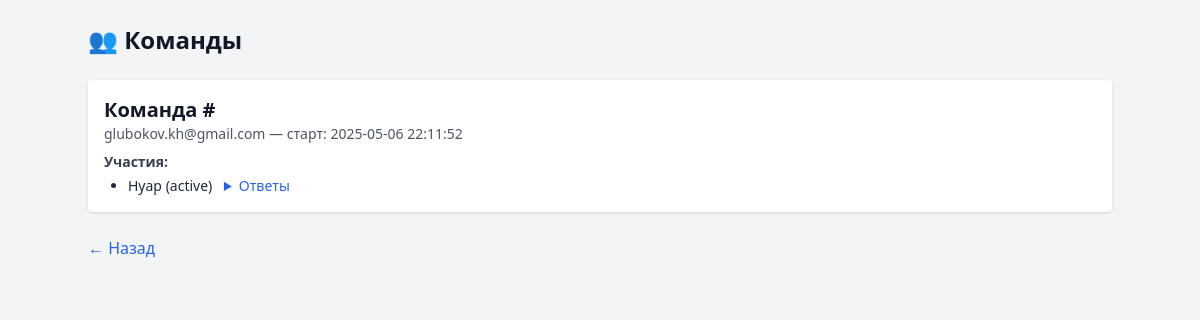
The page /admin/teams.php on the database its author committed.
### tables this page shows
CREATE TABLE teams (
            id INTEGER PRIMARY KEY AUTOINCREMENT,
            team_number TEXT,
            email TEXT,
            start_time TEXT
        , password TEXT, phone TEXT);

CREATE TABLE team_games (
            id INTEGER PRIMARY KEY AUTOINCREMENT,
            team_id INTEGER,
            game_id INTEGER,
            status TEXT,
            is_paid INTEGER,
            answers TEXT
        , team_number INTEGER);

### admin/teams.php (the view, shortened to what this page needs)
<?php
require_once __DIR__ . '/../db/db.php';
$teams = $db->query("SELECT * FROM teams ORDER BY id DESC")->fetchAll(PDO::FETCH_ASSOC);
$teamGames = $db->query("SELECT * FROM team_games")->fetchAll(PDO::FETCH_ASSOC);
$games = $db->query("SELECT id, name FROM games")->fetchAll(PDO::FETCH_KEY_PAIR);
$teamGameMap = [];
foreach ($teamGames as $tg) {
    $teamGameMap[$tg['team_id']][] = $tg;
}
?>
<!DOCTYPE html>
<html lang="ru">
<head>
    <script src="https://cdn.tailwindcss.com"></script>
</head>
<body class="bg-gray-100 p-6 font-sans text-gray-900">
<div class="max-w-5xl mx-auto">
    <h1 class="text-2xl font-bold mb-6">👥 Команды</h1>
    <?php foreach ($teams as $team): ?>
        <div class="bg-white rounded shadow p-4 mb-6">
            <div class="flex justify-between items-center mb-2">
                <div>
                    <h2 class="text-xl font-semibold">Команда #<?= htmlspecialchars($team['team_number']) ?></h2>
                    <p class="text-gray-600 text-sm"><?= htmlspecialchars($team['email']) ?> — старт: <?= $team['start_time'] ?></p>
                </div>
            </div>
            <?php if (!empty($teamGameMap[$team['id']])): ?>
                <div class="mt-2">
                    <h3 class="font-semibold text-sm text-gray-700 mb-1">Участия:</h3>
                    <ul class="list-disc pl-6 text-sm text-gray-800">
                        <?php foreach ($teamGameMap[$team['id']] as $g): ?>
                            <li>
                                <span class="font-medium"><?= htmlspecialchars($games[$g['game_id']] ?? '—') ?></span>
                                (<?= $g['status'] ?><?= $g['is_paid'] ? ', оплачено' : '' ?>)
                                <?php if ($g['answers']): ?>
                                    <details class="ml-2 inline-block">
                                        <summary class="cursor-pointer text-blue-600">Ответы</summary>
                                    </details>
                                <?php endif; ?>
                            </li>
                        <?php endforeach; ?>
                    </ul>
                </div>
            <?php else: ?>
                <p class="text-sm text-gray-500 mt-2">Нет квестов.</p>
            <?php endif; ?>
        </div>
    <?php endforeach; ?>
    <div class="mt-6">
        <a href="index.php" class="text-blue-600 hover:underline">&larr; Назад</a>
    </div>
</div>
</body>
</html>

### rows shown on the page
teams: email "glubokov.kh@gmail.com", start_time "2025-05-06 22:11:52"
team_games: game "Нуар", status "active"
